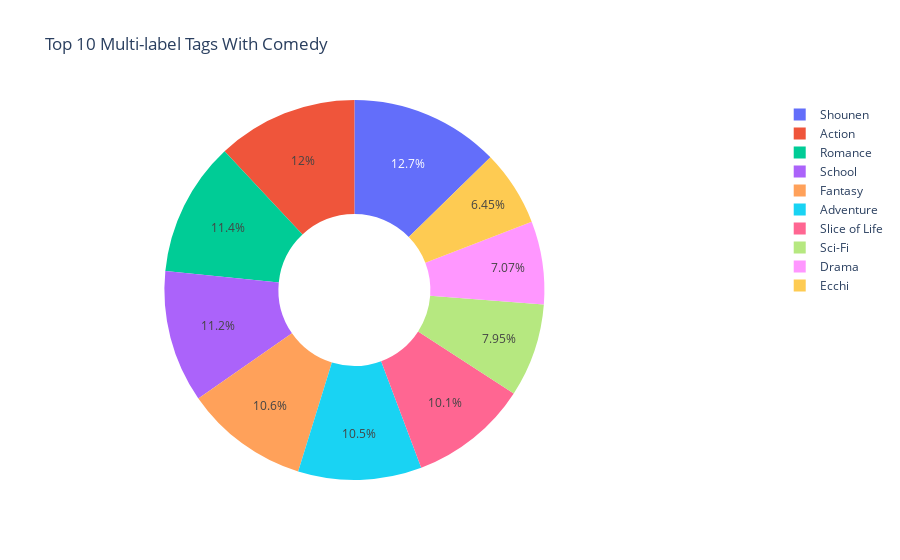

Write notebook code for a chart like this one.
### Code cell
#In the third chart i showed tags coexisting with comedy tag.

genres_with_comedy = []
for i in anime_genre.index:
    if anime_genre[i].find('Comedy') > -1:
        for j in anime_genre[i].split(", "):
            if j != 'Comedy':
                genres_with_comedy.append(j) 
                
genres_with_comedy_count = pd.Series(genres_with_comedy).value_counts().head(10)   

fig = {
  "data": [
    {
      "values": genres_with_comedy_count.tolist(),
      "labels": genres_with_comedy_count.index.tolist(),
      "domain": {"x": [0, .8]},
      "name": "Number Of Students Rates",
      "hoverinfo":"label+percent+name",
      "hole": .4,
      "type": "pie",
    
    },],
  "layout": {
        "title":"Top 10 Multi-label Tags With Comedy"
    },
}


iplot(fig)

### Figure 1 — Plotly figure (JSON) as saved in the notebook; plotly's stock layout.template omitted (floating-point values rounded to 4 significant figures)
{"data": [{"domain": {"x": [0, 0.8]}, "hole": 0.4, "hoverinfo": "label+percent+name", "labels": ["Shounen", "Action", "Romance", "School", "Fantasy", "Adventure", "Slice of Life", "Sci-Fi", "Drama", "Ecchi"], "name": "Number Of Students Rates", "type": "pie", "values": [717, 676, 646, 635, 596, 593, 571, 449, 399, 364]}], "layout": {"title": {"text": "Top 10 Multi-label Tags With Comedy"}}}
